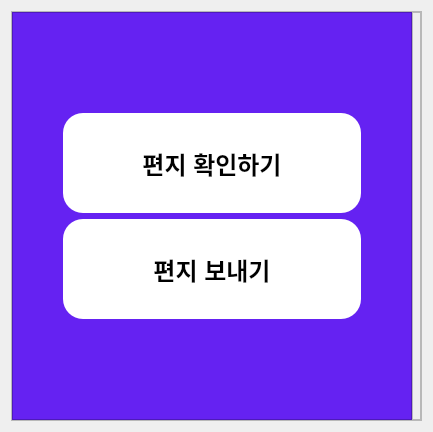
               <widget class="QWidget" name="page5">
                <layout class="QHBoxLayout" name="horizontalLayout_12">
                 <item alignment="Qt::AlignHCenter|Qt::AlignVCenter">
                  <widget class="QFrame" name="frame_23">
                   <property name="minimumSize">
                    <size>
                     <width>0</width>
                     <height>0</height>
                    </size>
                   </property>
                   <property name="maximumSize">
                    <size>
                     <width>16777215</width>
                     <height>16777215</height>
                    </size>
                   </property>
                   <property name="frameShape">
                    <enum>QFrame::StyledPanel</enum>
                   </property>
                   <property name="frameShadow">
                    <enum>QFrame::Raised</enum>
                   </property>
                   <layout class="QHBoxLayout" name="horizontalLayout_8">
                    <property name="spacing">
                     <number>0</number>
                    </property>
                    <property name="leftMargin">
                     <number>0</number>
                    </property>
                    <property name="topMargin">
                     <number>0</number>
                    </property>
                    <property name="rightMargin">
                     <number>0</number>
                    </property>
                    <property name="bottomMargin">
                     <number>0</number>
                    </property>
                    <item>
                     <widget class="QFrame" name="frame_6">
                      <property name="minimumSize">
                       <size>
                        <width>400</width>
                        <height>0</height>
                       </size>
                      </property>
                      <property name="maximumSize">
                       <size>
                        <width>16777215</width>
                        <height>16777215</height>
                       </size>
                      </property>
                      <property name="styleSheet">
                       <string notr="true">*{
background-color: #6522f2;
}</string>
                      </property>
                      <property name="frameShape">
                       <enum>QFrame::StyledPanel</enum>
                      </property>
                      <property name="frameShadow">
                       <enum>QFrame::Raised</enum>
                      </property>
                      <layout class="QVBoxLayout" name="verticalLayout_6">
                       <property name="leftMargin">
                        <number>50</number>
                       </property>
                       <property name="topMargin">
                        <number>100</number>
                       </property>
                       <property name="rightMargin">
                        <number>50</number>
                       </property>
                       <property name="bottomMargin">
                        <number>100</number>
                       </property>
                       <item alignment="Qt::AlignVCenter">
                        <widget class="QPushButton" name="pushButton_4">
                         <property name="minimumSize">
                          <size>
                           <width>0</width>
                           <height>100</height>
                          </size>
                         </property>
                         <property name="font">
                          <font>
                           <pointsize>18</pointsize>
                           <weight>75</weight>
                           <bold>true</bold>
                          </font>
                         </property>
                         <property name="styleSheet">
                          <string notr="true">*{color: black;background-color:#ffffff;
border-radius: 20px;
}</string>
                         </property>
                         <property name="text">
                          <string>편지 확인하기</string>
                         </property>
                        </widget>
                       </item>
                       <item alignment="Qt::AlignVCenter">
                        <widget class="QPushButton" name="pushButton_7">
                         <property name="minimumSize">
                          <size>
                           <width>0</width>
                           <height>100</height>
                          </size>
                         </property>
                         <property name="font">
                          <font>
                           <pointsize>18</pointsize>
                           <weight>75</weight>
                           <bold>true</bold>
                          </font>
                         </property>
                         <property name="styleSheet">
                          <string notr="true">*{color: black;background-color:#ffffff;
border-radius: 20px;
}</string>
                         </property>
                         <property name="text">
                          <string>편지 보내기</string>
                         </property>
                        </widget>
                       </item>
                      </layout>
                     </widget>
                    </item>
                    <item>
                     <widget class="QFrame" name="frame_68">
                      <property name="frameShape">
                       <enum>QFrame::StyledPanel</enum>
                      </property>
                      <property name="frameShadow">
                       <enum>QFrame::Raised</enum>
                      </property>
                      <layout class="QHBoxLayout" name="horizontalLayout_29">
                       <property name="leftMargin">
                        <number>0</number>
                       </property>
                       <property name="topMargin">
                        <number>0</number>
                       </property>
                       <property name="rightMargin">
                        <number>0</number>
                       </property>
                       <property name="bottomMargin">
                        <number>0</number>
                       </property>
                       <item>
                        <widget class="QLabel" name="label_21">
                         <property name="maximumSize">
                          <size>
                           <width>16777215</width>
                           <height>16777215</height>
                          </size>
                         </property>
                         <property name="cursor">
                          <cursorShape>ArrowCursor</cursorShape>
                         </property>
                         <property name="tabletTracking">
                          <bool>false</bool>
                         </property>
                         <property name="contextMenuPolicy">
                          <enum>Qt::DefaultContextMenu</enum>
                         </property>
                         <property name="text">
                          <string/>
                         </property>
                         <property name="pixmap">
                          <pixmap>lp.png</pixmap>
                         </property>
                         <property name="scaledContents">
                          <bool>true</bool>
                         </property>
                         <property name="alignment">
                          <set>Qt::AlignCenter</set>
                         </property>
                         <property name="wordWrap">
                          <bool>false</bool>
                         </property>
                        </widget>
                       </item>
                      </layout>
                     </widget>
                    </item>
                   </layout>
                  </widget>
                 </item>
                </layout>
               </widget>
